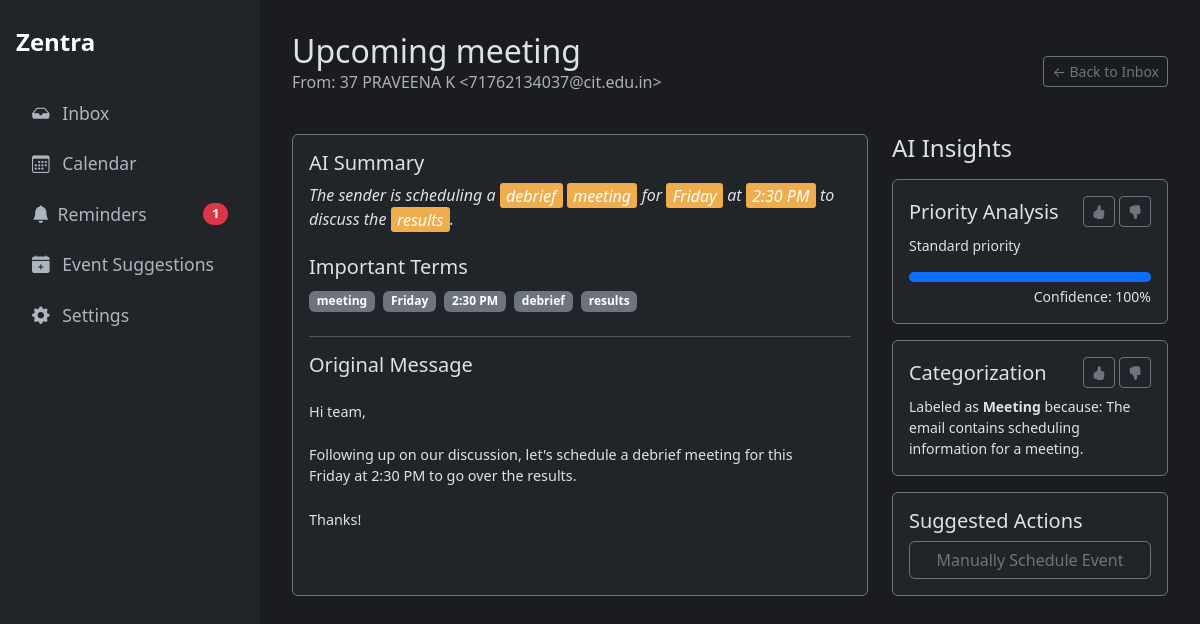
The page /classification/8 on the database its author committed.
### tables this page shows
CREATE TABLE classifications (
    id INTEGER PRIMARY KEY AUTOINCREMENT,
    gmail_message_id TEXT UNIQUE NOT NULL, -- NEW: Added unique message ID
    created_at TIMESTAMP NOT NULL DEFAULT CURRENT_TIMESTAMP,
    subject TEXT NOT NULL,
    sender TEXT NOT NULL,
    body TEXT,
    category TEXT,
    confidence REAL,
    priority_analysis TEXT,
    category_reason TEXT,
    summary TEXT,
    important_terms TEXT,
    response_draft TEXT
);

### Oauth.py (the view)
@app.route("/classification/<int:classification_id>")
def classification_detail_view(classification_id):
    classification = database.get_classification_by_id(classification_id)
    if not classification: return "Classification not found", 404
    suggestion = database.get_suggestion_by_classification_id(classification_id)
    summary = classification['summary']
    if classification['important_terms']:
        terms = [term.strip() for term in classification['important_terms'].split(',')]
        for term in terms:
            if term:
                summary = re.sub(f'({re.escape(term)})', r'<span class="highlight">\1</span>', summary, flags=re.IGNORECASE)
    return render_template("detail.html", classification=classification, highlighted_summary=summary, suggestion=suggestion)

### Oauth.py (called while the page is built)
@app.context_processor
def inject_counts():
    pending_reminders_count = database.get_pending_reminders_count()
    return dict(pending_reminders_count=pending_reminders_count)

### database.py (called while the page is built)
def get_db_connection():
    conn = sqlite3.connect(DATABASE_FILE, timeout=10)
    conn.row_factory = sqlite3.Row
    return conn

def get_classification_by_id(classification_id):
    conn = get_db_connection()
    classification = conn.execute(
        'SELECT * FROM classifications WHERE id = ?', (classification_id,)
    ).fetchone()
    conn.close()
    return classification

def get_suggestion_by_classification_id(classification_id):
    conn = get_db_connection()
    suggestion = conn.execute(
        "SELECT * FROM suggested_events WHERE source_email_id = ? AND status = 'pending'",
        (classification_id,)
    ).fetchone()
    conn.close()
    return suggestion

def get_pending_reminders_count():
    conn = get_db_connection()
    count = conn.execute(
        "SELECT COUNT(id) FROM reminders WHERE status = 'active'"
    ).fetchone()[0]
    conn.close()
    return count

### templates/detail.html (shortened to what this page needs)
{% extends "layout.html" %}
{% block content %}
<div class="mb-4 d-flex justify-content-between align-items-center">
  <div>
    <h1 class="h2 mb-0">{{ classification.subject }}</h1>
    <p class="text-muted">From: {{ classification.sender }}</p>
  </div>
  <a href="/recent_classified" class="btn btn-sm btn-outline-secondary">&larr; Back to Inbox</a>
</div>
<div class="row g-4">
  <div class="col-md-8">
    <div class="card bg-dark border-secondary h-100">
      <div class="card-body">
        <h5 class="card-title">AI Summary</h5>
        <p class="card-text fst-italic">
          {{ highlighted_summary | safe }}
        </p>
        {% if classification.important_terms %}
        <h5 class="card-title mt-4">Important Terms</h5>
        <div class="mb-4">
            {% for term in classification.important_terms.split(',') %}
                {% if term.strip() %}
                    <span class="badge bg-secondary me-1">{{ term.strip() }}</span>
                {% endif %}
            {% endfor %}
        </div>
        {% endif %}
        <hr>
        <h5 class="card-title mb-4">Original Message</h5>
        <pre style="white-space: pre-wrap; font-family: inherit; font-size: 0.9rem;">{{ classification.body }}</pre>
      </div>
    </div>
  </div>
  <div class="col-md-4">
    <h4 class="mb-3">AI Insights</h4>
    <div class="card bg-dark border-secondary mb-3">
      <div class="card-body">
        <div class="d-flex justify-content-between align-items-center mb-2">
          <h5 class="card-title mb-0">Priority Analysis</h5>
          <div>
            <a href="#" class="btn btn-sm btn-outline-secondary"><i class="bi bi-hand-thumbs-up-fill"></i></a>
            <a href="#" class="btn btn-sm btn-outline-secondary"><i class="bi bi-hand-thumbs-down-fill"></i></a>
          </div>
        </div>
        <p class="card-text small">{{ classification.priority_analysis }}</p>
        <div class="progress" role="progressbar" style="height: 10px;">
          <div class="progress-bar" style="width: {{ (classification.confidence|float) * 100 }}%"></div>
        </div>
        <div class="text-end small mt-1">Confidence: {{ "%.0f"|format((classification.confidence|float) * 100) }}%</div>
      </div>
    </div>
    <div class="card bg-dark border-secondary mb-3">
      <div class="card-body">
        <div class="d-flex justify-content-between align-items-center mb-2">
          <h5 class="card-title mb-0">Categorization</h5>
          <div>
            <a href="#" class="btn btn-sm btn-outline-secondary"><i class="bi bi-hand-thumbs-up-fill"></i></a>
            <a href="#" class="btn btn-sm btn-outline-secondary"><i class="bi bi-hand-thumbs-down-fill"></i></a>
          </div>
        </div>
        <p class="card-text small">Labeled as <strong>{{ classification.category }}</strong> because: {{ classification.category_reason }}</p>
      </div>
    </div>
    <div class="card bg-dark border-secondary">
      <div class="card-body">
        <h5 class="card-title">Suggested Actions</h5>
        <div class="d-grid gap-2">
          {% if suggestion %}
            <button id="scheduleBtn" class="btn btn-outline-secondary" type="button"
                    data-suggestion-id="{{ suggestion.id }}"
                    data-bs-toggle="modal" data-bs-target="#scheduleModal">
              AI-Suggested Event Found
            </button>
          {% else %}
            <button class="btn btn-outline-secondary" type="button" data-bs-toggle="modal" data-bs-target="#manualScheduleModal">
              Manually Schedule Event
            </button>
          {% endif %}
        </div>
      </div>
    </div>
  </div>
</div>
{% endblock %}

### templates/layout.html (style rules this page uses)
body { display: flex; min-height: 100vh; background-color: #1a1c20; color: #dee2e6; }
.highlight { background-color: #f0ad4e; color: #fff; padding: 0.1em 0.4em; border-radius: 0.2rem; font-weight: 500; }

### templates/detail.html (style rules this page uses)
.highlight { background-color: #f0ad4e; color: #fff; padding: 0.1em 0.4em; border-radius: 0.2rem; font-weight: 500; }

### rows shown on the page
classifications: subject "Upcoming meeting", sender "37 PRAVEENA K <71762134037@cit.edu.in>", category "The sender is scheduling a debrief meeting for Friday at 2:30 PM to discuss the results .", body "Hi team, Following up on our discussion, let's schedule a debrief meeting for this Friday at 2:30 PM to go over the results. Thanks!", priority_analysis "Standard priority", (classification.confidence|float)*100 "100", category "Meeting", category_reason "The email contains scheduling information for a meeting."

### other values the page prints
{{ pending_reminders_count }} "1"
{{ term.strip() }} "meeting" "Friday" "2:30 PM" "debrief" "results"
